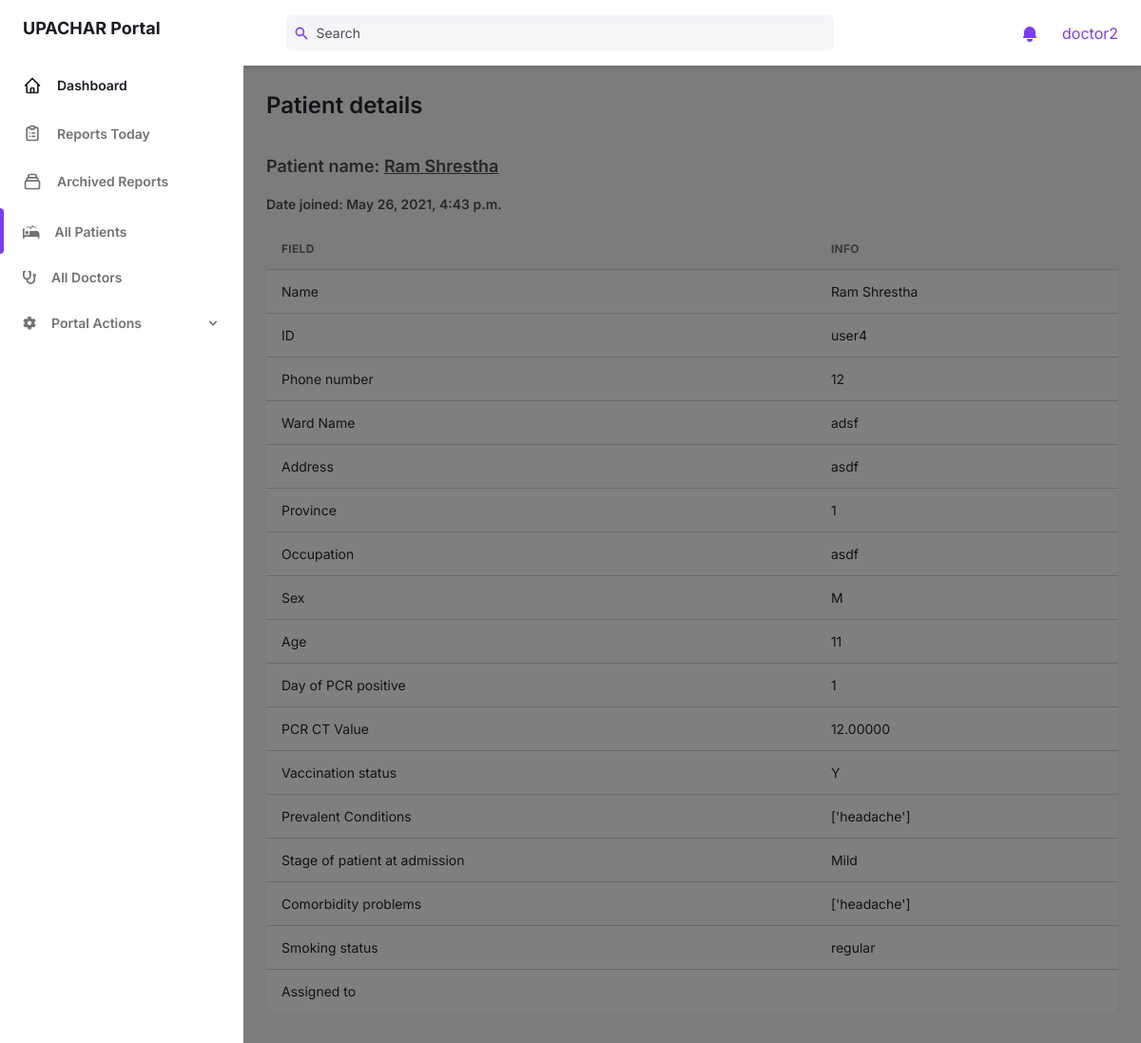
Screenshot of /portal/all_patients/10 (signed in) with the database file from the repository.
### users/models.py (models this page shows, shortened)
class Profile(models.Model):
    user = models.OneToOneField(User, on_delete=models.CASCADE)
    name = models.CharField(max_length=32, null=True, blank=True)
    phone_no = models.CharField(max_length=10, null=True, blank=True)
    hospital_name = models.CharField(max_length=32, null=True, blank=True)
    hospital_ward_name = models.CharField(max_length=32, null=True, blank=True)
    address = models.CharField(max_length=32, null=True, blank=True)
    province = models.IntegerField(choices=PROVINCES, null=True, blank=True)
    occupation = models.CharField(max_length=34, null=True, blank=True)
    sex = models.CharField(choices=SEX, max_length=1, null=True, blank=True)
    age = models.PositiveIntegerField(null=True, blank=True)
    day_of_pcr_positive = models.PositiveIntegerField(null=True, blank=True)
    PCR_CT_value = models.DecimalField(decimal_places=5, max_digits=10, null=True, blank=True)
    vaccination_status = models.CharField(max_length=1, choices=YES_NO, null=True, blank=True)
    prevalent_conditions = models.JSONField(null=True, blank=True)
    stage_of_patient = models.CharField(max_length=8, choices=STAGES, null=True, blank=True)
    comorbidity_problems = models.JSONField(null=True, blank=True)
    smoking_status = models.CharField(max_length=10, choices=SMOKER_STATUS, null=True, blank=True)
    user_type = models.CharField(max_length=8, choices=USER_TYPES, default='patient')
    assigned_to = models.ForeignKey(User, null=True, blank=True, on_delete=models.CASCADE, related_name='assigned')

### portal/views.py (the view)
# urls.py: path('all_patients/<int:pk>', patient_detail_view, name='patient_detail'),
@login_required
def patient_detail_view(request, pk):
    context = {
        'page': 'all_patients',
        'profile': Profile.objects.get(pk=pk),
    }
    return render(request, 'portal/patient_detail.html', context)

### portal/templates/portal/patient_detail.html (shortened to what this page needs)
{% extends 'portal/base.html' %}
{% load static %}
{% load custom_tags %}
{% block content %}
<main class="h-full overflow-y-auto">
    <div class="container px-6 mx-auto grid">
        <h2 class="mt-6 text-2xl font-semibold text-gray-700 dark:text-gray-200">
            Patient details
        </h2>
        <div class="my-8 w-full overflow-hidden">
            <div class="text-gray-700 dark:text-gray-300">
                <h4 class="mb-4 text-lg font-semibold text-gray-600 dark:text-gray-300">
                    Patient name: <u>{{ profile.name }}</u>
                </h4>
                <h5 class="mb-4 text-sm font-semibold text-gray-600 dark:text-gray-300">
                    Date joined: {{ profile.user.date_joined }}
                    <div class="w-full overflow-hidden rounded-lg shadow-xs">
                        <div class="w-full overflow-x-auto">
                            <table class="w-full whitespace-no-wrap">
                                <thead>
                                    <tr
                                        class="text-xs font-semibold tracking-wide text-left text-gray-500 uppercase border-b dark:border-gray-700 bg-gray-50 dark:text-gray-400 dark:bg-gray-800">
                                        <th class="px-4 py-3">Field</th>
                                        <th class="px-4 py-3">Info</th>
                                    </tr>
                                </thead>
                                <tbody class="bg-white divide-y dark:divide-gray-700 dark:bg-gray-800">
                                    <tr class="text-gray-700 dark:text-gray-400">
                                        <td class="px-4 py-3">
                                            <div class="flex items-center text-sm">
                                                Name
                                            </div>
                                        </td>
                                        <td class="px-4 py-3 text-sm">
                                            {{ profile.name }}
                                        </td>
                                    </tr>
                                    <tr class="text-gray-700 dark:text-gray-400">
                                        <td class="px-4 py-3">
                                            <div class="flex items-center text-sm">
                                                ID
                                            </div>
                                        </td>
                                        <td class="px-4 py-3 text-sm">
                                            {{ profile.user }}
                                        </td>
                                    </tr>
                                    <tr class="text-gray-700 dark:text-gray-400">
                                        <td class="px-4 py-3">
                                            <div class="flex items-center text-sm">
                                                Phone number
                                            </div>
                                        </td>
                                        <td class="px-4 py-3 text-sm">
                                            {{ profile.phone_no }}
                                        </td>
                                    </tr>
                                    <tr class="text-gray-700 dark:text-gray-400">
                                        <td class="px-4 py-3">
                                            <div class="flex items-center text-sm">
                                                Ward Name
                                            </div>
                                        </td>
                                        <td class="px-4 py-3 text-sm">
                                            {{ profile.hospital_ward_name }}
                                        </td>
                                    </tr>
                                    <tr class="text-gray-700 dark:text-gray-400">
                                        <td class="px-4 py-3">
                                            <div class="flex items-center text-sm">
                                                Address
                                            </div>
                                        </td>
                                        <td class="px-4 py-3 text-sm">
                                            {{ profile.address }}
                                        </td>
                                    </tr>
                                    <tr class="text-gray-700 dark:text-gray-400">
                                        <td class="px-4 py-3">
                                            <div class="flex items-center text-sm">
                                                Province
                                            </div>
                                        </td>
                                        <td class="px-4 py-3 text-sm">
                                            {{ profile.province }}
                                        </td>
                                    </tr>
                                    <tr class="text-gray-700 dark:text-gray-400">
                                        <td class="px-4 py-3">
                                            <div class="flex items-center text-sm">
                                                Occupation
                                            </div>
                                        </td>
                                        <td class="px-4 py-3 text-sm">
                                            {{ profile.occupation }}
                                        </td>
                                    </tr>
                                    <tr class="text-gray-700 dark:text-gray-400">
                                        <td class="px-4 py-3">
                                            <div class="flex items-center text-sm">
                                                Sex
                                            </div>
                                        </td>
                                        <td class="px-4 py-3 text-sm">
                                            {{ profile.sex }}
                                        </td>
                                    </tr>
                                    <tr class="text-gray-700 dark:text-gray-400">
                                        <td class="px-4 py-3">
                                            <div class="flex items-center text-sm">
                                                Age
                                            </div>
                                        </td>
                                        <td class="px-4 py-3 text-sm">
                                            {{ profile.age }}
                                        </td>
                                    </tr>
                                    <tr class="text-gray-700 dark:text-gray-400">
                                        <td class="px-4 py-3">
                                            <div class="flex items-center text-sm">
                                                Day of PCR positive
                                            </div>
                                        </td>
                                        <td class="px-4 py-3 text-sm">
                                            {{ profile.day_of_pcr_positive }}
                                        </td>
                                    </tr>
                                    <tr class="text-gray-700 dark:text-gray-400">
                                        <td class="px-4 py-3">
                                            <div class="flex items-center text-sm">
                                                PCR CT Value
                                            </div>
                                        </td>
                                        <td class="px-4 py-3 text-sm">
                                            {{ profile.PCR_CT_value }}
                                        </td>
                                    </tr>
                                    <tr class="text-gray-700 dark:text-gray-400">
                                        <td class="px-4 py-3">
                                            <div class="flex items-center text-sm">
                                                Vaccination status
                                            </div>
                                        </td>
                                        <td class="px-4 py-3 text-sm">
                                            {{ profile.vaccination_status }}
                                        </td>
                                    </tr>
                                    <tr class="text-gray-700 dark:text-gray-400">
                                        <td class="px-4 py-3">
                                            <div class="flex items-center text-sm">
                                                Prevalent Conditions
                                            </div>
                                        </td>
                                        <td class="px-4 py-3 text-sm">
                                            {{ profile.prevalent_conditions|jsonify|get:'data' }}
                                        </td>
                                    </tr>
                                    <tr class="text-gray-700 dark:text-gray-400">
                                        <td class="px-4 py-3">
                                            <div class="flex items-center text-sm">
                                                Stage of patient at admission
                                            </div>
                                        </td>
                                        <td class="px-4 py-3 text-sm">
                                            {{ profile.stage_of_patient }}
                                        </td>
                                    </tr>
                                    <tr class="text-gray-700 dark:text-gray-400">
                                        <td class="px-4 py-3">
                                            <div class="flex items-center text-sm">
                                                Comorbidity problems
                                            </div>
                                        </td>
                                        <td class="px-4 py-3 text-sm">
                                            {{ profile.comorbidity_problems|jsonify|get:'data' }}
                                        </td>
                                    </tr>
                                    <tr class="text-gray-700 dark:text-gray-400">
                                        <td class="px-4 py-3">
                                            <div class="flex items-center text-sm">
                                                Smoking status
                                            </div>
                                        </td>
                                        <td class="px-4 py-3 text-sm">
                                            {{ profile.smoking_status }}
                                        </td>
                                    </tr>
                                    <tr class="text-gray-700 dark:text-gray-400">
                                        <td class="px-4 py-3">
                                            <div class="flex items-center text-sm">
                                                Assigned to
                                            </div>
                                        </td>
                                        <td class="px-4 py-3 text-sm">
                                        </td>
                                    </tr>
                                </tbody>
                            </table>
                        </div>
                    </div>
            </div>
        </div>
    </div>
</main>
{% endblock %}

### portal/templates/portal/header_bar.html (shortened to what this page needs)
<header class="z-10 py-4 bg-white shadow-md dark:bg-gray-800">
    <div
        class="container flex items-center justify-between h-full px-6 mx-auto text-purple-600 dark:text-purple-300">
        <div class="flex justify-center flex-1 lg:mr-32">
            <div class="relative w-full max-w-xl mr-6 focus-within:text-purple-500">
                <div class="absolute inset-y-0 flex items-center pl-2">
                    <svg class="w-4 h-4" aria-hidden="true" fill="currentColor" viewBox="0 0 20 20">
                        <path fill-rule="evenodd"
                            d="M8 4a4 4 0 100 8 4 4 0 000-8zM2 8a6 6 0 1110.89 3.476l4.817 4.817a1 1 0 01-1.414 1.414l-4.816-4.816A6 6 0 012 8z"
                            clip-rule="evenodd"></path>
                    </svg>
                </div>
                <input
                    class="w-full pl-8 pr-2 text-sm text-gray-700 placeholder-gray-600 bg-gray-100 border-0 rounded-md dark:placeholder-gray-500 dark:focus:shadow-outline-gray dark:focus:placeholder-gray-600 dark:bg-gray-700 dark:text-gray-200 focus:placeholder-gray-500 focus:bg-white focus:border-purple-300 focus:outline-none focus:shadow-outline-purple form-input"
                    type="text" placeholder="Search" aria-label="Search" />
            </div>
        </div>
        <ul class="flex items-center flex-shrink-0 space-x-6">
            <li class="relative">
                <button
                    class="relative align-middle rounded-md focus:outline-none focus:shadow-outline-purple"
                    @click="toggleNotificationsMenu" @keydown.escape="closeNotificationsMenu"
                    aria-label="Notifications" aria-haspopup="true">
                    <svg class="w-5 h-5" aria-hidden="true" fill="currentColor" viewBox="0 0 20 20">
                        <path
                            d="M10 2a6 6 0 00-6 6v3.586l-.707.707A1 1 0 004 14h12a1 1 0 00.707-1.707L16 11.586V8a6 6 0 00-6-6zM10 18a3 3 0 01-3-3h6a3 3 0 01-3 3z">
                        </path>
                    </svg>
                </button>
            </li>
            <li class="relative">
                <button class="align-middle rounded-full focus:shadow-outline-purple focus:outline-none"
                    @click="toggleProfileMenu" @keydown.escape="closeProfileMenu" aria-label="Account"
                    aria-haspopup="true">
                        {{ request.user }}
                </button>
            </li>
        </ul>
    </div>
</header>

### rows the page displays
Profile: name "Ram Shrestha", user.date_joined "May 26, 2021, 4:43 p.m.", user "user4", phone_no "12", hospital_ward_name "adsf", address "asdf", province "1", occupation "asdf", sex "M", age "11", day_of_pcr_positive "1", PCR_CT_value "12.00000", vaccination_status "Y", prevalent_conditions|jsonify "['headache']", stage_of_patient "Mild", comorbidity_problems|jsonify "['headache']", smoking_status "regular"

### other values shown
{{ request.user }} "doctor2"
